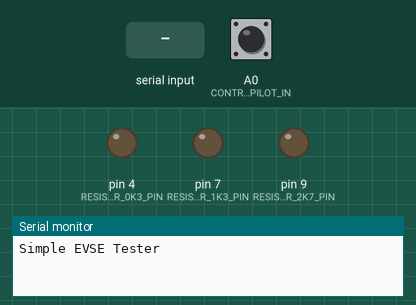
This sketch was run on a simulated Arduino Uno, built with avr-gcc and run on an emulated ATmega328P. Parts: output pins drawn as LEDs (lit = HIGH), the last lines printed to the serial monitor. The inputs (shaded band) are chosen by the test bench; at power-on: A0 (CONTROL_PILOT_IN) HIGH.

Above: at 1.2 s.
1.3 s: "b" received over Serial
At 2.3 s:
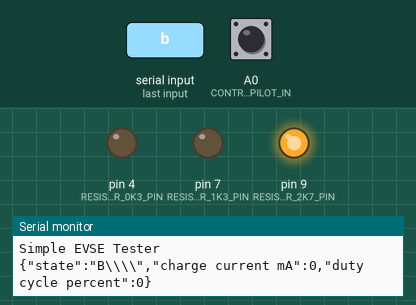
3.0 s: "c" received over Serial
At 3.6 s:
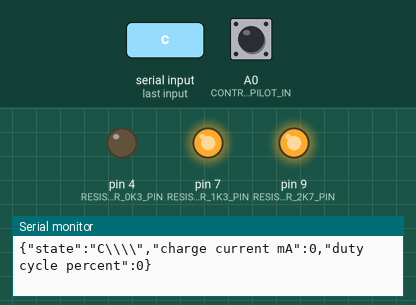
4.5 s: "d" received over Serial
At 4.9 s:
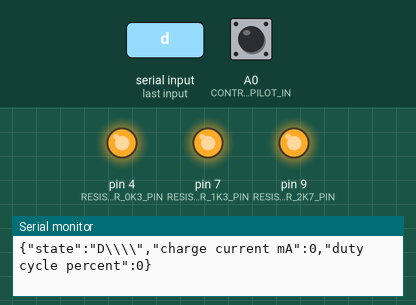
6.0 s: "B" received over Serial
At 7.2 s:
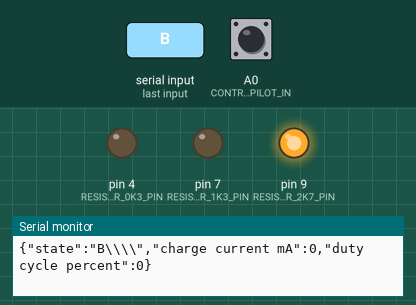
7.5 s: "C" received over Serial
At 8.8 s:
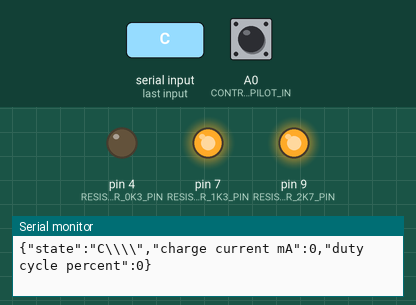
Timing chart, 0 to 10.0 s (numbered marks = the images above; inputs shaded):
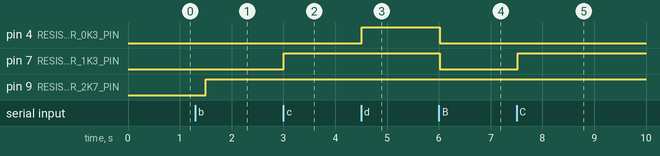

The sketch:

evse_tester.ino
```cpp
/*
 *
 * Simple EVSE tester by Martin Jansson
 *
 */
/*---------------------------------------------------------------------------*/
#include <ArduinoJson.h>
 /*---------------------------------------------------------------------------*/
#define SAMPLE_PERIOD 500
#define DIGITAL_COMM_REQD 999999
/*---------------------------------------------------------------------------*/
#define RESISTOR_2K7_PIN  9
#define RESISTOR_1K3_PIN  7
#define RESISTOR_0K3_PIN  4
#define CONTROL_PILOT_IN  A0
/*---------------------------------------------------------------------------*/
char state[] = {'N'};
/*---------------------------------------------------------------------------*/
int interval=1000;
unsigned long previousMillis=0;
/*---------------------------------------------------------------------------*/

// duty is tenths-of-a-percent (that is, fraction out of 1000).
inline unsigned long dutyToMA(unsigned long duty) {
  // Cribbed from the spec - grant a +/-2% slop
  if (duty < 30) {
    // < 3% is an error
    return 0;
  }
  else if (duty <= 70) {
    // 3-7% - digital
    return DIGITAL_COMM_REQD;
  }
  else if (duty < 80) {
    // 7-8% is an error
    return 0;
  }
  else if (duty <= 100) {
    // 8-10% is 6A
    return 6000;
  }
  else if (duty <= 850) { // 10-85% uses the "low" function
    return duty * 60;
  }
  else if (duty <= 960) { // 85-96% uses the "high" function
    return (duty - 640) * 250;
  }
  else if (duty <= 970) {
    // 96-97% is 80A
    return 80000;
  }
  else { // > 97% is an error
    return 0;
  }
}
/*---------------------------------------------------------------------------*/
void setup() {
  Serial.begin(9600);
  pinMode(RESISTOR_2K7_PIN, OUTPUT);
  pinMode(RESISTOR_1K3_PIN, OUTPUT);
  pinMode(RESISTOR_0K3_PIN, OUTPUT);

  pinMode(CONTROL_PILOT_IN, INPUT);
  Serial.println("Simple EVSE Tester");
}
/*---------------------------------------------------------------------------*/
void loop() {

  StaticJsonDocument<200> doc;
  unsigned long currentMillis = millis();

  unsigned int last_state = 99; // neither HIGH nor LOW
  unsigned long high_count = 0, low_count = 0, state_changes = -1; // ignore the first change from "invalid"

  for(unsigned long start_poll = millis(); millis() - start_poll < SAMPLE_PERIOD; )
  {
    unsigned int state = digitalRead(CONTROL_PILOT_IN);

    if (state == LOW)
    {
      low_count++;
    }
    else
    {
      high_count++;
    }
    if (state != last_state)
    {
      state_changes++;
      last_state = state;
    }
  }
  unsigned long amps = 0;

  unsigned int duty = (high_count * 1000) / (high_count + low_count);
  duty %= 1000; // turn 100% into 0% just for display purposes. A 100% duty cycle doesn't really make sense.

  unsigned long frequency = (state_changes / 2) * (1000 / SAMPLE_PERIOD);

  amps = dutyToMA(duty);

  if (Serial.available() > 0)
  {
    char command = Serial.read();

    switch (command)
    {
      case 'a':
      case 'A':
        digitalWrite(RESISTOR_2K7_PIN, LOW);
        digitalWrite(RESISTOR_1K3_PIN, LOW);
        digitalWrite(RESISTOR_0K3_PIN, LOW);
        state[0] = 'A';
        break;
      case 'b':
      case 'B':
        digitalWrite(RESISTOR_2K7_PIN, HIGH);
        digitalWrite(RESISTOR_1K3_PIN, LOW);
        digitalWrite(RESISTOR_0K3_PIN, LOW);
        state[0] = 'B';
        break;
      case 'c':
      case 'C':
        digitalWrite(RESISTOR_2K7_PIN, HIGH);
        digitalWrite(RESISTOR_1K3_PIN, HIGH);
        digitalWrite(RESISTOR_0K3_PIN, LOW);
        state[0] = 'C';
        break;
      case 'd':
      case 'D':
        digitalWrite(RESISTOR_2K7_PIN, HIGH);
        digitalWrite(RESISTOR_1K3_PIN, HIGH);
        digitalWrite(RESISTOR_0K3_PIN, HIGH);
        state[0] = 'D';
        break;
      default:
      //invalid command
        break;
    }
  }

  if ((unsigned long)(currentMillis - previousMillis) >= interval)
  {
    doc["state"] = state;
    doc["charge current mA"] = (amps/1000);
    doc["duty cycle percent"] = (duty/10);
    serializeJson(doc, Serial);

    Serial.println();

  previousMillis = currentMillis;
  }
}
```

Measured:
- after the input at 1.3 s, pin 9 (RESISTOR_2K7_PIN): LOW → HIGH after 0.20 s
- after the input at 3.0 s, pin 7 (RESISTOR_1K3_PIN): LOW → HIGH at once
- after the input at 4.5 s, pin 4 (RESISTOR_0K3_PIN): LOW → HIGH at once
- after the input at 6.0 s, pin 4 (RESISTOR_0K3_PIN), pin 7 (RESISTOR_1K3_PIN): HIGH → LOW at once
- after the input at 7.5 s, pin 7 (RESISTOR_1K3_PIN): LOW → HIGH at once
